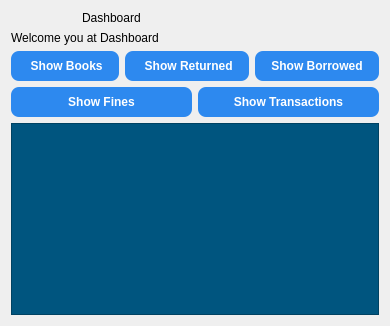
         <widget class="QWidget" name="page_2">
          <layout class="QVBoxLayout" name="verticalLayout_44">
           <item>
            <layout class="QVBoxLayout" name="verticalLayout_43">
             <item>
              <layout class="QVBoxLayout" name="verticalLayout_41">
               <item>
                <layout class="QHBoxLayout" name="horizontalLayout_61">
                 <item>
                  <widget class="QLabel" name="label_70">
                   <property name="maximumSize">
                    <size>
                     <width>65</width>
                     <height>65</height>
                    </size>
                   </property>
                   <property name="text">
                    <string/>
                   </property>
                   <property name="pixmap">
                    <pixmap resource="resource.qrc">:/images/menu (2).png</pixmap>
                   </property>
                   <property name="scaledContents">
                    <bool>true</bool>
                   </property>
                  </widget>
                 </item>
                 <item>
                  <widget class="QLabel" name="label_71">
                   <property name="styleSheet">
                    <string notr="true">font: 600 italic 20pt &quot;Segoe UI&quot;;</string>
                   </property>
                   <property name="text">
                    <string>Dashboard</string>
                   </property>
                  </widget>
                 </item>
                </layout>
               </item>
               <item>
                <widget class="QLabel" name="label_72">
                 <property name="styleSheet">
                  <string notr="true">font: 600 italic 12pt &quot;Segoe UI&quot;;</string>
                 </property>
                 <property name="text">
                  <string>Welcome you at Dashboard</string>
                 </property>
                </widget>
               </item>
              </layout>
             </item>
             <item>
              <layout class="QVBoxLayout" name="verticalLayout_42">
               <item>
                <layout class="QHBoxLayout" name="horizontalLayout_63">
                 <item>
                  <widget class="QPushButton" name="show_books_btn">
                   <property name="styleSheet">
                    <string notr="true">QPushButton { 
background-color: #2D89EF; 
color: white; 
border-radius: 8px; 
padding: 8px 16px; 
font-weight: bold; 
} 
QPushButton:hover { 
background-color: #1E6FD9; 
} 
QPushButton:pressed { 
background-color: #174EA6; 
} </string>
                   </property>
                   <property name="text">
                    <string> Show Books</string>
                   </property>
                   <property name="icon">
                    <iconset resource="resource.qrc">
                     <normaloff>:/images/stack-of-books.png</normaloff>:/images/stack-of-books.png</iconset>
                   </property>
                   <property name="iconSize">
                    <size>
                     <width>20</width>
                     <height>20</height>
                    </size>
                   </property>
                   <property name="checkable">
                    <bool>true</bool>
                   </property>
                   <property name="autoExclusive">
                    <bool>true</bool>
                   </property>
                  </widget>
                 </item>
                 <item>
                  <widget class="QPushButton" name="how_returned_btn">
                   <property name="styleSheet">
                    <string notr="true">QPushButton { 
background-color: #2D89EF; 
color: white; 
border-radius: 8px; 
padding: 8px 16px; 
font-weight: bold; 
} 
QPushButton:hover { 
background-color: #1E6FD9; 
} 
QPushButton:pressed { 
background-color: #174EA6; 
} </string>
                   </property>
                   <property name="text">
                    <string> Show Returned</string>
                   </property>
                   <property name="icon">
                    <iconset resource="resource.qrc">
                     <normaloff>:/images/return.png</normaloff>:/images/return.png</iconset>
                   </property>
                   <property name="iconSize">
                    <size>
                     <width>20</width>
                     <height>20</height>
                    </size>
                   </property>
                   <property name="checkable">
                    <bool>true</bool>
                   </property>
                   <property name="autoExclusive">
                    <bool>true</bool>
                   </property>
                  </widget>
                 </item>
                 <item>
                  <widget class="QPushButton" name="show_borrowed_btn">
                   <property name="styleSheet">
                    <string notr="true">QPushButton { 
background-color: #2D89EF; 
color: white; 
border-radius: 8px; 
padding: 8px 16px; 
font-weight: bold; 
} 
QPushButton:hover { 
background-color: #1E6FD9; 
} 
QPushButton:pressed { 
background-color: #174EA6; 
} </string>
                   </property>
                   <property name="text">
                    <string>Show Borrowed</string>
                   </property>
                   <property name="icon">
                    <iconset resource="resource.qrc">
                     <normaloff>:/images/book.png</normaloff>:/images/book.png</iconset>
                   </property>
                   <property name="iconSize">
                    <size>
                     <width>20</width>
                     <height>20</height>
                    </size>
                   </property>
                   <property name="checkable">
                    <bool>true</bool>
                   </property>
                   <property name="autoExclusive">
                    <bool>true</bool>
                   </property>
                  </widget>
                 </item>
                </layout>
               </item>
               <item>
                <layout class="QHBoxLayout" name="horizontalLayout_62">
                 <item>
                  <widget class="QPushButton" name="show_fines_btn">
                   <property name="styleSheet">
                    <string notr="true">QPushButton { 
background-color: #2D89EF; 
color: white; 
border-radius: 8px; 
padding: 8px 16px; 
font-weight: bold; 
} 
QPushButton:hover { 
background-color: #1E6FD9; 
} 
QPushButton:pressed { 
background-color: #174EA6; 
} </string>
                   </property>
                   <property name="text">
                    <string>Show Fines</string>
                   </property>
                   <property name="icon">
                    <iconset resource="resource.qrc">
                     <normaloff>:/images/penalty.png</normaloff>:/images/penalty.png</iconset>
                   </property>
                   <property name="iconSize">
                    <size>
                     <width>20</width>
                     <height>20</height>
                    </size>
                   </property>
                   <property name="checkable">
                    <bool>true</bool>
                   </property>
                  </widget>
                 </item>
                 <item>
                  <widget class="QPushButton" name="show_transaction_btn">
                   <property name="styleSheet">
                    <string notr="true">QPushButton { 
background-color: #2D89EF; 
color: white; 
border-radius: 8px; 
padding: 8px 16px; 
font-weight: bold; 
} 
QPushButton:hover { 
background-color: #1E6FD9; 
} 
QPushButton:pressed { 
background-color: #174EA6; 
} </string>
                   </property>
                   <property name="text">
                    <string>Show Transactions</string>
                   </property>
                   <property name="icon">
                    <iconset resource="resource.qrc">
                     <normaloff>:/images/Webiconset-E-Commerce-Secure-payment.128.png</normaloff>:/images/Webiconset-E-Commerce-Secure-payment.128.png</iconset>
                   </property>
                   <property name="iconSize">
                    <size>
                     <width>20</width>
                     <height>20</height>
                    </size>
                   </property>
                   <property name="checkable">
                    <bool>true</bool>
                   </property>
                  </widget>
                 </item>
                </layout>
               </item>
              </layout>
             </item>
             <item>
              <widget class="QTableWidget" name="dashboard_table">
               <property name="styleSheet">
                <string notr="true">color: rgb(0, 0, 0);
background-color: rgb(0, 85, 127);</string>
               </property>
              </widget>
             </item>
            </layout>
           </item>
          </layout>
         </widget>
